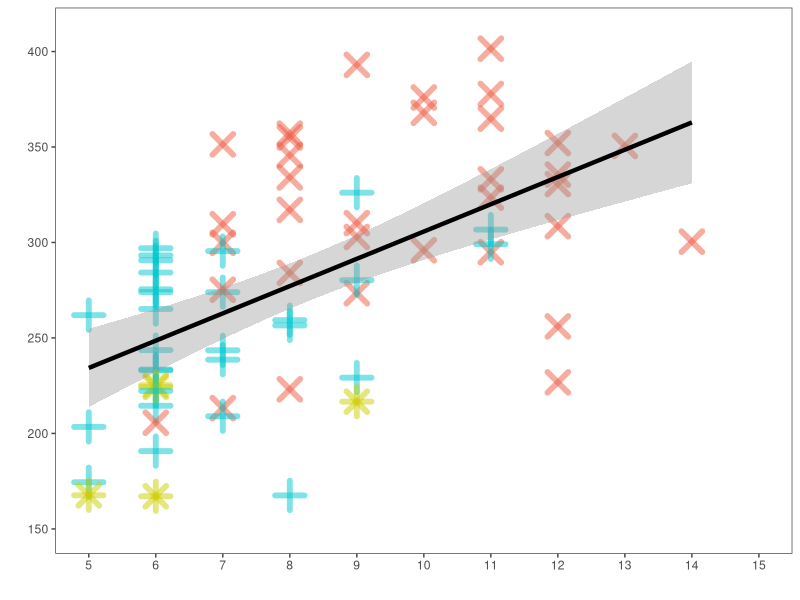
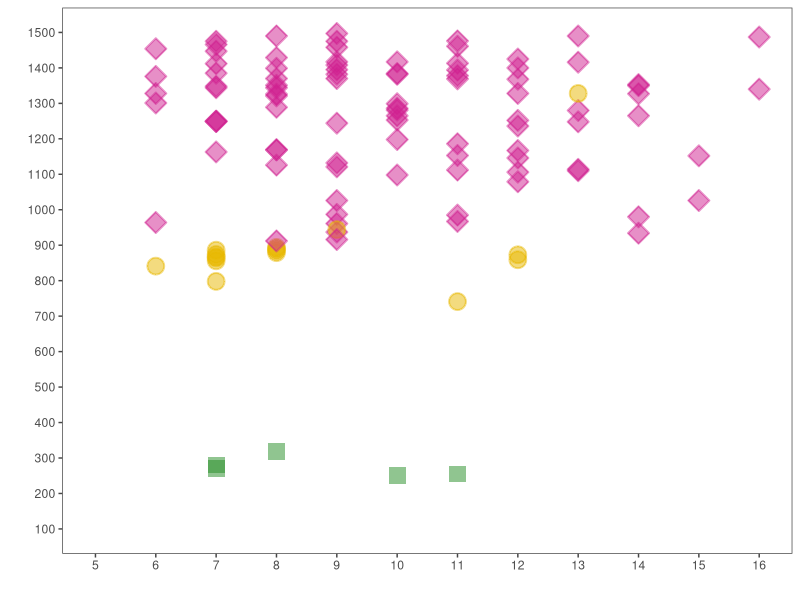
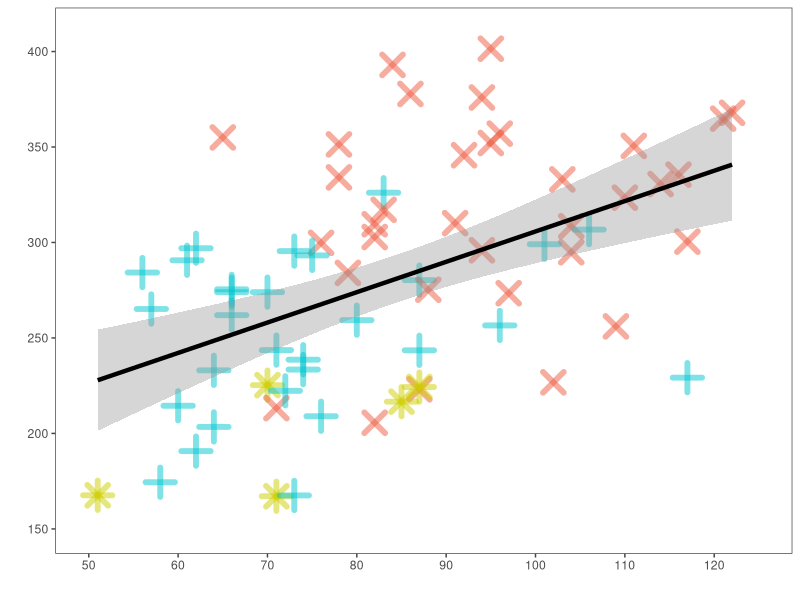
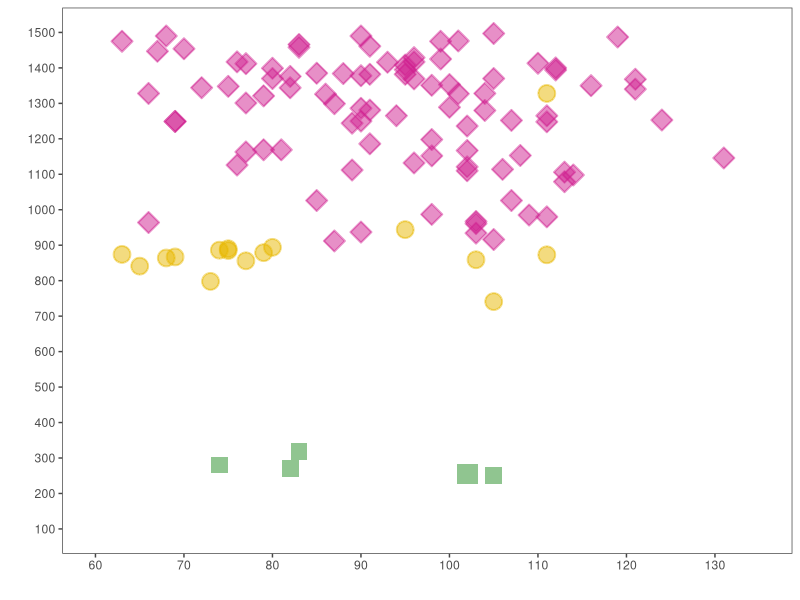
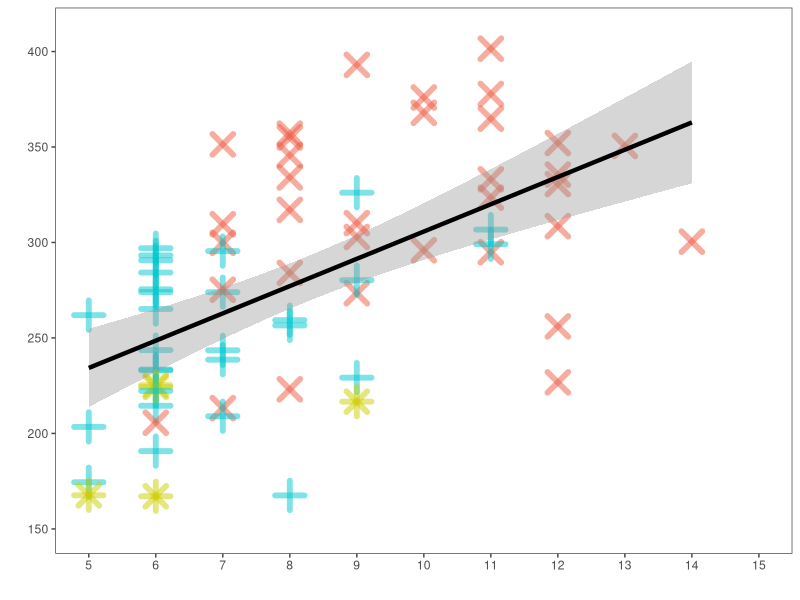
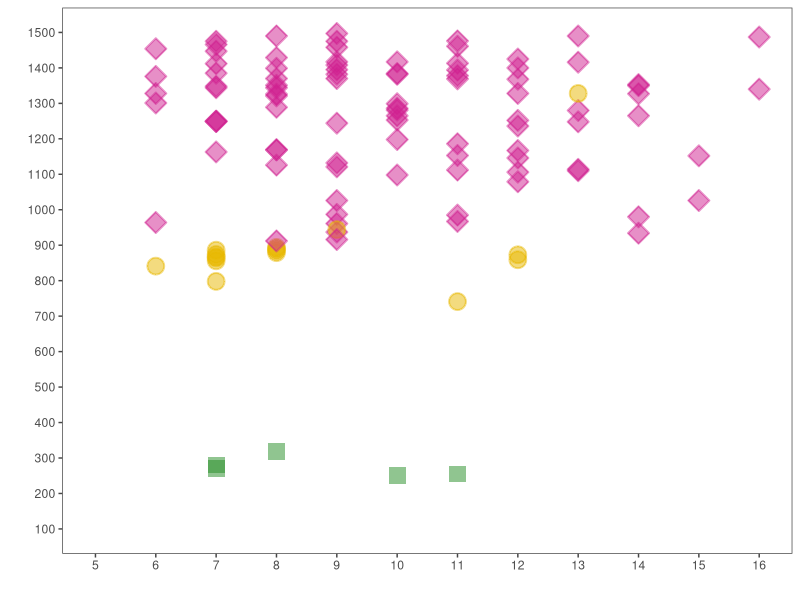
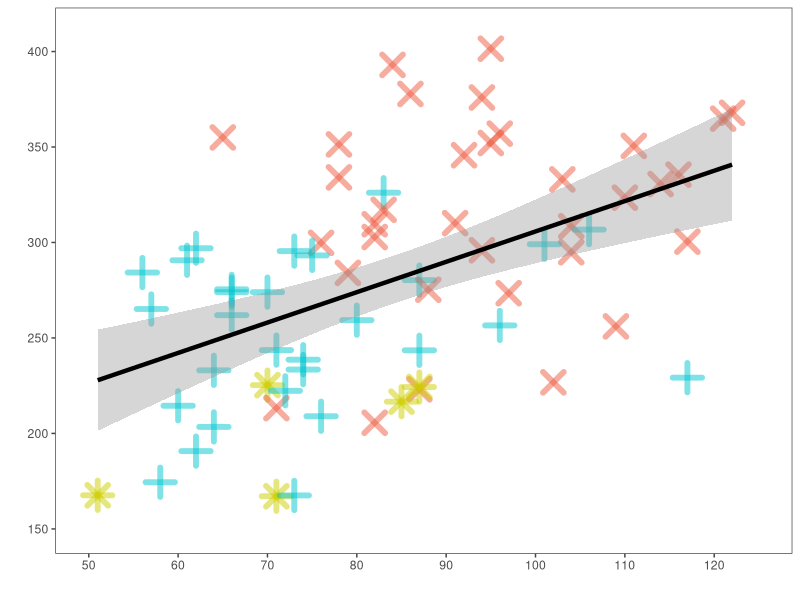
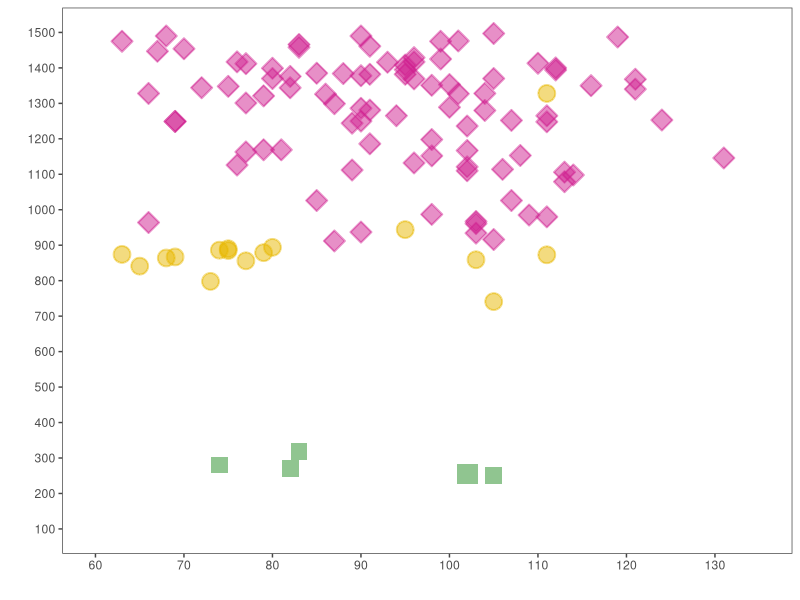

The R script that drew these images, in order:
# Moksness, Ine Elise 
# August 2023
# Figure 11

#############################################################
# LC (leading cohort oocyte diameter) vs. age/length
#############################################################

#Install and load packages
library(ggplot2)
library(ggpubr)
library(tidyverse)
library(egg)
library(dplyr)
library(readxl)
#library(package)
theme_set(theme_pubr())

#Import and prepare data

#Survey data
#setwd
NEA <- read_excel("Data/LC_diameter_NEAC_autumn_2017.xlsx", sheet="Data")
names(NEA)
summary(NEA)
str(NEA)

#######################################################################

### Prepare for March-April 2018
#Subset for Spawning survey
Spa <- subset(NEA, subset = Survey == "Spawning" )
#Remove spesific rows
Spa2<-Spa[!(Spa$ID==106 ),]
Spa2
# Extract spesific rows
Spa1<- subset(Spa,  ID == 106)

#######################################################################

### Prepare for August-September 2017
#Subset survey
Eco <- subset(NEA,  Survey == 'Ecosystem')
str(Eco)

#Histology data from August-September 2017
#setwd 
Histology_es17 <- read_excel("Data/Histology_es17.xlsx",sheet = "Data")
str(Histology_es17)

#Merge histology data with survey data
Histology.ecosystem <- merge(Eco, Histology_es17)
str(Histology.ecosystem)

# Subset for samples that are PVO4c, CAO og EVO only

#Remove spesific rows
hist1<-Histology.ecosystem[!(Histology.ecosystem$o.stage.cat=="s4A" ),]
hist2<-hist1[!(hist1$o.stage.cat=="s4B" ),]
hist3<-hist2[!(hist2$o.stage.cat=="Stage 3" ),]
str(hist3)



#Moksness_Figure10A.pdf

Eco_Age <- ggplot(hist3, aes(x=Age, y=LC.W )) +
  geom_point(aes(color=o.stage.cat, 
                 shape=o.stage.cat, fill=o.stage.cat), stroke = 3, size = 5, alpha = 0.5, show.legend = FALSE) +
  theme_article() +
  # facet_grid(cols = vars(Treatment)) +
  geom_smooth(method = "lm", se = TRUE, col = "black", size = 1.5) +
  scale_colour_manual(values=c( "turquoise3", "tomato2", "yellow3"),
                      name="") +
  scale_x_continuous(limits = c(5, 15), breaks = seq(5,15,1)) +
  scale_y_continuous(limits = c(150, 410), breaks = seq(150,410,50))+
  scale_fill_manual(values=c(  "turquoise3", "tomato2", "yellow3"),
                    name="")+
  scale_shape_manual(name = "", values = c(3,4,8)) +
  labs(x = "", y = "")#+

Eco_Age

#Regression equation:
# model <- lm(LC.W ~ Age, data = hist3)
# model
# 
# model <- lm(Dia.max ~ Age, data = hist3)
# model
# summary(model)

#setwd
ggsave(Eco_Age, file = "Moksness_Figure10A.pdf", dpi = "retina", width = 180
       , height = 180, units = "mm", bg = "white")

############################################################
############################################################

#Moksness_Figure10B.pdf

spa_Age <- ggplot(Spa2, aes(x=Age, y=Dia.max, color=Whole.mount, shape=Whole.mount, fill=Whole.mount)) +
  geom_point(size = 5, stroke =1, alpha = 0.5, show.legend = FALSE)+
  scale_shape_manual(values=c(19, 15, 23), name="")+ 
  scale_color_manual(values=c( "#E7B800", "forestgreen", "violetred"),
                     name="")+
  scale_fill_manual(values=c("#E7B800", "forestgreen", "violetred"),
                    name="")+
  theme_article() +  scale_y_continuous(breaks=seq(100,1500,100), limits = c(100,1500))+
  labs(x = "", y = "")+
  scale_x_continuous(breaks = seq(from = 5, to = 17, by = 1), limits = c(5,16))+
  geom_point(data = Spa1, 
             shape = 15, 
             alpha = 0.5, 
             size = 5, 
             color = 'forestgreen',
             stroke = 1, 
             mapping = aes(x=Age, y= LC.W), 
             show.legend = FALSE)
spa_Age



#correlation coefficient
# cor(Spa2$Age, Spa2$LC.W)
#0.1401879

#setwd
ggsave(spa_Age, file = "Moksness_Figure10B.pdf", dpi = "retina", width = 180
       , height = 180, units = "mm", bg = "white")

#############################################################
#############################################################

#Moksness_Figure10C

Eco_Length <- ggplot(hist3, aes(x=Length, y=LC.W )) +
  geom_point(aes(color=o.stage.cat, 
                 shape=o.stage.cat, fill=o.stage.cat), stroke = 3, size = 5, alpha = 0.5, show.legend = FALSE) +
  theme_article() +
  # facet_grid(cols = vars(Treatment)) +
  geom_smooth(method = "lm", se = TRUE, col = "black", size = 1.5) +
  scale_colour_manual(values=c("turquoise3", "tomato2", "yellow3"),
                      name="") +
  scale_x_continuous(limits = c(50, 125), breaks = seq(50,125,10)) +
  scale_y_continuous(limits = c(150, 410), breaks = seq(150,410,50))+
  scale_fill_manual(values=c("turquoise3", "tomato2", "yellow3"),
                    name="")+
  scale_shape_manual(name = "", values = c(3,4,8)) +
  labs(x = "", y = "")

Eco_Length

# model <- lm(LC.W ~ Length, data = hist3)
# model
# model <- lm(Dia.max ~ Length, data = hist3)
# model
# summary(model)

#setwd
ggsave(Eco_Length, file = "Moksness_Figure10C.pdf", dpi = "retina", width = 180
       , height = 180, units = "mm", bg = "white")


#############################################################
#############################################################

#Moksness_Figure10D.jpeg

spa_Length <- ggplot(Spa2, aes(x=Length, y=Dia.max, color=Whole.mount, shape=Whole.mount, fill=Whole.mount)) +
  geom_point(size = 5, stroke =1, alpha = 0.5, show.legend = FALSE)+
  scale_shape_manual(values=c(19, 15, 23), name="")+ 
  scale_color_manual(values=c( "#E7B800", "forestgreen", "violetred"),
                     name="")+
  scale_fill_manual(values=c("#E7B800", "forestgreen", "violetred"),
                    name="")+
  theme_article() +  scale_y_continuous(breaks=seq(100,1500,100), limits = c(100,1500))+
  labs(x = "", y = "")+
  scale_x_continuous(breaks = seq(from = 60, to = 135, by = 10), limits = c(60,135))+
  geom_point(data = Spa1, 
             shape = 15, 
             alpha = 0.5, 
             size = 6, 
             color = 'forestgreen',
             stroke = 1.5, 
             mapping = aes(x=Length, y= LC.W), 
             show.legend = FALSE)
spa_Length

#correlation coefficient
# cor(Spa2$Length, Spa2$LC.W)
#0.1083864

setwd("~/2021/Maturity staging - NEAC - publication/Utkast/1. Figures/Figures")
ggsave(spa_Length, file = "Moksness_Figure10D.pdf", dpi = "retina", width = 180
       , height = 180, units = "mm", bg = "white")


############################################################
############################################################
